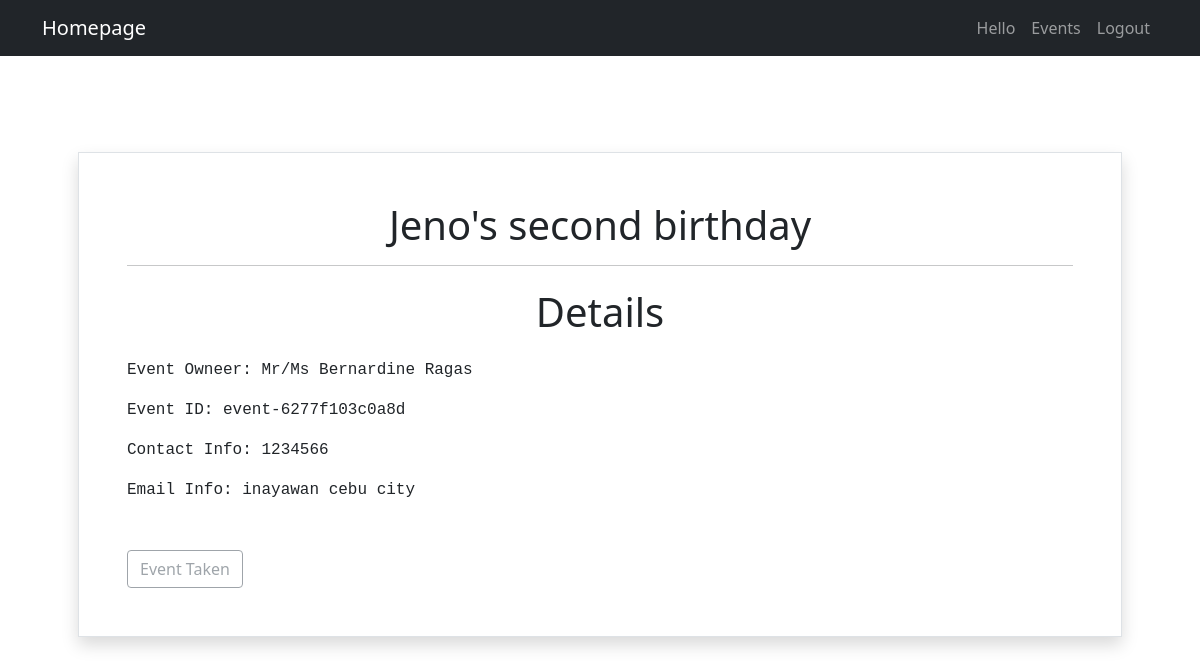
The app's page /organizer-views/view-event.php?id=5 with its own data.
### tables this page shows
CREATE TABLE `events` (
  `id` int(11) NOT NULL,
  `name` varchar(255) NOT NULL,
  `user_id` int(11) NOT NULL,
  `organizer` int(11) DEFAULT '0',
  `type` varchar(255) NOT NULL,
  `location` varchar(255) DEFAULT NULL,
  `event_date` date DEFAULT NULL,
  `unique_id` varchar(255) DEFAULT NULL,
  `bundle` varchar(255) DEFAULT NULL,
  `price` varchar(255) DEFAULT NULL
);

CREATE TABLE `users` (
  `id` int(11) NOT NULL,
  `name` varchar(255) NOT NULL,
  `email` varchar(255) DEFAULT NULL,
  `contact` varchar(255) DEFAULT NULL,
  `location` varchar(255) DEFAULT NULL,
  `role` varchar(1) NOT NULL,
  `username` varchar(255) NOT NULL,
  `password` varchar(255) NOT NULL
);

### functions/admin-logic.php (called while the page is built, shortened)
<?php
function show_data($table_name,$pk,$id){
    $conn = connect();
    $sql = "SELECT * FROM $table_name WHERE $pk = '$id'";
    $result = $conn->query($sql);
    if($result == TRUE){
        return $result->fetch_assoc();
    }
}

### organizer-views/view-event.php (the view, shortened to what this page needs)
<?php
include '../functions/admin-logic.php';
$id = $_GET['id'];
$event = show_data('events', 'id', $id);
?>
<?php include 'navbar.php';
?>
<div class="container my-5 p-5">
    <div class="border shadow p-5">
        <h1 class="display-6 text-center"><?php echo $event['name'] ?></h1>
        <hr>
        <p class="lead text-center fs-1">Details</p>
        <p class="font-monospace">Event Owneer: Mr/Ms <?php echo show_data('users', 'id', $event['user_id'])['name'] ?> </p>
        <p class="font-monospace">Event ID: <?php echo $event['unique_id'] ?> </p>
        <p class="font-monospace">Contact Info: <?php echo show_data('users', 'id', $event['user_id'])['contact'] ?> </p>
        <p class="font-monospace">Email Info: <?php echo show_data('users', 'id', $event['user_id'])['email'] ?> </p>
        <form action="" class=" mt-5" method="post">
          <?php
            if($event['organizer'] == 0): ?>
                <button type="submit" name="get_event" class="btn btn-outline-secondary">Take this event?</button>
            <?php elseif($event['organizer'] == $_SESSION['id']):?>
                <button class="btn btn-secondary" disabled>You have taken this event. Check Profile</button>
            <?php else: ?>
                <button type="submit" name="get_event" class="btn btn-outline-secondary" disabled>Event Taken</button>
          <?php  endif; ?>
        </form>
    </div>
</div>

### records on screen
events: name "Jeno's second birthday", user.name "Bernardine Ragas", unique "event-6277f103c0a8d", user.contact "1234566", user.email "inayawan cebu city"
